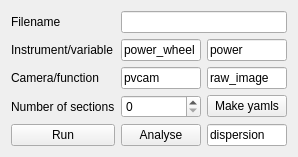
<?xml version="1.0" encoding="UTF-8"?>
<ui version="4.0">
 <class>Form</class>
 <widget class="QWidget" name="Form">
  <property name="geometry">
   <rect>
    <x>0</x>
    <y>0</y>
    <width>282</width>
    <height>142</height>
   </rect>
  </property>
  <property name="windowTitle">
   <string>Form</string>
  </property>
  <layout class="QGridLayout" name="gridLayout">
   <item row="1" column="1">
    <widget class="QLineEdit" name="lineEdit_instrument">
     <property name="text">
      <string>power_wheel</string>
     </property>
    </widget>
   </item>
   <item row="1" column="2">
    <widget class="QLineEdit" name="lineEdit_variable">
     <property name="text">
      <string>power</string>
     </property>
    </widget>
   </item>
   <item row="4" column="0" colspan="3">
    <layout class="QGridLayout" name="gridLayout_sections"/>
   </item>
   <item row="1" column="0">
    <widget class="QLabel" name="label_3">
     <property name="text">
      <string>Instrument/variable</string>
     </property>
    </widget>
   </item>
   <item row="3" column="1">
    <widget class="QSpinBox" name="spinBox_sections"/>
   </item>
   <item row="3" column="0">
    <widget class="QLabel" name="label">
     <property name="sizePolicy">
      <sizepolicy hsizetype="Preferred" vsizetype="Minimum">
       <horstretch>0</horstretch>
       <verstretch>0</verstretch>
      </sizepolicy>
     </property>
     <property name="text">
      <string>Number of sections</string>
     </property>
    </widget>
   </item>
   <item row="0" column="0">
    <widget class="QLabel" name="label_2">
     <property name="text">
      <string>Filename</string>
     </property>
    </widget>
   </item>
   <item row="0" column="1" colspan="2">
    <widget class="QLineEdit" name="lineEdit_filename"/>
   </item>
   <item row="2" column="0">
    <widget class="QLabel" name="label_4">
     <property name="text">
      <string>Camera/function</string>
     </property>
    </widget>
   </item>
   <item row="2" column="1">
    <widget class="QLineEdit" name="lineEdit_camera">
     <property name="text">
      <string>pvcam</string>
     </property>
    </widget>
   </item>
   <item row="2" column="2">
    <widget class="QLineEdit" name="lineEdit_variable2">
     <property name="text">
      <string>raw_image</string>
     </property>
    </widget>
   </item>
   <item row="3" column="2">
    <widget class="QPushButton" name="pushButton_yamls">
     <property name="enabled">
      <bool>true</bool>
     </property>
     <property name="text">
      <string>Make yamls</string>
     </property>
    </widget>
   </item>
   <item row="5" column="0">
    <widget class="QPushButton" name="pushButton_run">
     <property name="text">
      <string>Run</string>
     </property>
    </widget>
   </item>
   <item row="5" column="1">
    <widget class="QPushButton" name="pushButton_analyse">
     <property name="text">
      <string>Analyse</string>
     </property>
    </widget>
   </item>
   <item row="5" column="2">
    <widget class="QLineEdit" name="lineEdit_analysistype">
     <property name="text">
      <string>dispersion</string>
     </property>
    </widget>
   </item>
  </layout>
 </widget>
 <resources/>
 <connections/>
</ui>
